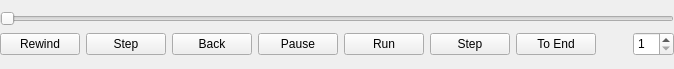
<?xml version="1.0" encoding="UTF-8"?>
<ui version="4.0">
 <class>SimControlWidget</class>
 <widget class="QWidget" name="SimControlWidget">
  <property name="modal" stdset="0">
   <bool>false</bool>
  </property>
  <property name="geometry">
   <rect>
    <x>0</x>
    <y>0</y>
    <width>674</width>
    <height>69</height>
   </rect>
  </property>
  <property name="windowTitle">
   <string>Settings</string>
  </property>
  <property name="styleSheet">
   <string notr="true">/*QWidget {
	font-size: 9pt;
}*/

QSpinBox, QDoubleSpinBox {
	padding-top: 1px;
	padding-bottom: 1px;
}

QGroupBox {
	border: none;
	padding-top: 16;
	font-weight: bold;
}</string>
  </property>
  <layout class="QVBoxLayout" name="verticalLayout">
   <property name="leftMargin">
    <number>0</number>
   </property>
   <property name="rightMargin">
    <number>0</number>
   </property>
   <item>
    <layout class="QHBoxLayout" name="horizontalLayout">
     <item>
      <widget class="QSlider" name="horizontalSlider_Position">
       <property name="orientation">
        <enum>Qt::Horizontal</enum>
       </property>
      </widget>
     </item>
    </layout>
   </item>
   <item>
    <layout class="QHBoxLayout" name="horizontalLayout_2">
     <item>
      <widget class="QPushButton" name="pushButton_Rewind">
       <property name="text">
        <string>Rewind</string>
       </property>
       <property name="icon">
        <iconset>
         <normaloff>pics/media-skip-backward.png</normaloff>pics/media-skip-backward.png</iconset>
       </property>
      </widget>
     </item>
     <item>
      <widget class="QPushButton" name="pushButton_StepBackward">
       <property name="text">
        <string>Step</string>
       </property>
       <property name="icon">
        <iconset>
         <normaloff>pics/media-seek-backward.png</normaloff>pics/media-seek-backward.png</iconset>
       </property>
       <property name="autoRepeat">
        <bool>true</bool>
       </property>
      </widget>
     </item>
     <item>
      <widget class="QPushButton" name="pushButton_RunBackward">
       <property name="text">
        <string>Back</string>
       </property>
       <property name="icon">
        <iconset>
         <normaloff>pics/media-playback-back.png</normaloff>pics/media-playback-back.png</iconset>
       </property>
      </widget>
     </item>
     <item>
      <widget class="QPushButton" name="pushButton_Pause">
       <property name="text">
        <string>Pause</string>
       </property>
       <property name="icon">
        <iconset>
         <normaloff>pics/media-playback-pause.png</normaloff>pics/media-playback-pause.png</iconset>
       </property>
      </widget>
     </item>
     <item>
      <widget class="QPushButton" name="pushButton_RunForward">
       <property name="text">
        <string>Run</string>
       </property>
       <property name="icon">
        <iconset>
         <normaloff>pics/media-playback-start.png</normaloff>pics/media-playback-start.png</iconset>
       </property>
      </widget>
     </item>
     <item>
      <widget class="QPushButton" name="pushButton_StepForward">
       <property name="text">
        <string>Step</string>
       </property>
       <property name="icon">
        <iconset>
         <normaloff>pics/media-seek-forward.png</normaloff>pics/media-seek-forward.png</iconset>
       </property>
       <property name="autoRepeat">
        <bool>true</bool>
       </property>
      </widget>
     </item>
     <item>
      <widget class="QPushButton" name="pushButton_ToEnd">
       <property name="text">
        <string>To End</string>
       </property>
       <property name="icon">
        <iconset>
         <normaloff>pics/media-skip-forward.png</normaloff>pics/media-skip-forward.png</iconset>
       </property>
      </widget>
     </item>
     <item>
      <spacer name="horizontalSpacer_2">
       <property name="orientation">
        <enum>Qt::Horizontal</enum>
       </property>
       <property name="sizeHint" stdset="0">
        <size>
         <width>40</width>
         <height>20</height>
        </size>
       </property>
      </spacer>
     </item>
     <item>
      <widget class="QSpinBox" name="spinBox_SpeedFactor">
       <property name="toolTip">
        <string>Speed factor</string>
       </property>
       <property name="minimum">
        <number>1</number>
       </property>
      </widget>
     </item>
    </layout>
   </item>
  </layout>
 </widget>
 <resources/>
 <connections/>
</ui>
